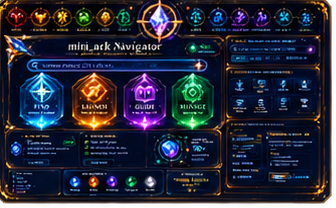
#> input picture rainmeter/MiniARKTenderConsole/@Resources/Images/mini_ark_locked_master_reference.png, 336 x 208 px
$ python -i asset_quality.py   (imports and definitions only)
#> lines starting #> are read from the running program, lines starting #| are printed output that depends on the picture; after the words box and inside, x2 and y2 are one past the last pixel; in counts of white or black regions, pixels touching at a corner belong together
### asset_pipeline/asset_deconstructor.py
from __future__ import annotations

import hashlib
import json
import shutil
from dataclasses import dataclass
from pathlib import Path
from typing import Any

from PIL import Image


@dataclass(frozen=True)
class AssetCell:
    name: str
    group: str
    row: str | None
    column: str | None
    bbox: tuple[int, int, int, int]


def sha256_file(path: Path) -> str:
    digest = hashlib.sha256()
    with path.open("rb") as handle:
        for chunk in iter(lambda: handle.read(1024 * 1024), b""):
            digest.update(chunk)
    return digest.hexdigest()


# [8 lines left out: function load_recipe, not called in this run]


def _cell_name(pattern: str, row: str | None, column: str | None, index: int) -> str:
    return pattern.format(row=row or "", column=column or "", index=index)


# [88 lines left out: functions iter_cells, deconstruct_sheet, not called in this run]

### asset_pipeline/asset_quality.py
from __future__ import annotations

from pathlib import Path
from typing import Any

from PIL import Image

try:
    from .asset_deconstructor import sha256_file
except ImportError:
    from asset_deconstructor import sha256_file


def visible_bbox(image: Image.Image, alpha_threshold: int = 1) -> list[int] | None:
    alpha = image.convert("RGBA").getchannel("A")
    mask = alpha.point(lambda value: 255 if value >= alpha_threshold else 0)
    bbox = mask.getbbox()
    return list(bbox) if bbox else None


def average_hash(image_path: Path, size: int = 16) -> str:
    with Image.open(image_path) as image:
        rgba = image.convert("RGBA")
        bbox = visible_bbox(rgba)
        if bbox:
            rgba = rgba.crop(tuple(bbox))
        background = Image.new("RGBA", rgba.size, (0, 0, 0, 0))
        background.alpha_composite(rgba)
        gray = background.convert("L").resize((size, size), Image.Resampling.LANCZOS)
    pixels = list(gray.getdata())
    average = sum(pixels) / len(pixels)
    bits = "".join("1" if pixel >= average else "0" for pixel in pixels)
    return f"{int(bits, 2):0{size * size // 4}x}"


def hamming_distance(left: str, right: str) -> int:
    return bin(int(left, 16) ^ int(right, 16)).count("1")


def score_asset(image_path: Path, *, alpha_threshold: int = 1) -> dict[str, Any]:
#> called with alpha_threshold = 1
    with Image.open(image_path) as image:
#> image is the input picture: PIL image 336x208 RGBA; mean R, G, B, A 29.2, 32.8, 49.6, 243
        rgba = image.convert("RGBA")
        bbox = visible_bbox(rgba, alpha_threshold=alpha_threshold)
#> in visible_bbox, `alpha = image.convert("RGBA").getchannel("A")`:
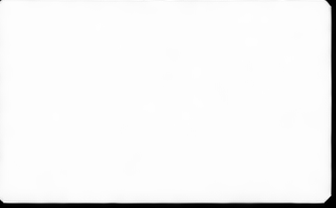
#> alpha: PIL image 336x208 L; min 0, max 255, mean 243
#> in visible_bbox, `mask = alpha.point(lambda value: 255 if value >= alpha_threshold else 0)`:
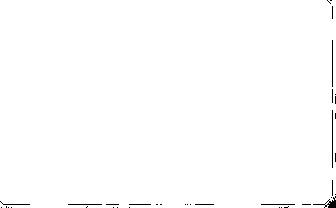
#> mask: PIL image 336x208 L; 99.4% white; black in thin lines or dots
#> in visible_bbox, `bbox = mask.getbbox()`: bbox = (0, 0, 336, 208)
#> bbox = [0, 0, 336, 208]
        width, height = rgba.size
#> width = 336; height = 208
        if bbox is None:
            return {
                "path": str(image_path),
                "width": width,
                "height": height,
                "visible_bbox": None,
                "visible_ratio": 0.0,
                "edge_contact": True,
                "quality_state": "reject",
                "warnings": ["empty_or_fully_transparent"],
                "average_hash": average_hash(image_path),
                "sha256": sha256_file(image_path),
            }

        left, top, right, bottom = bbox
#> left = 0; top = 0; right = 336; bottom = 208
        visible_width = right - left
#> visible_width = 336
        visible_height = bottom - top
#> visible_height = 208
        visible_ratio = (visible_width * visible_height) / max(1, width * height)
#> visible_ratio = 1
        edge_contact = left <= 0 or top <= 0 or right >= width or bottom >= height
#> edge_contact = True
        warnings: list[str] = []
        if edge_contact:
            warnings.append("visible_pixels_touch_canvas_edge")
        if visible_ratio < 0.05:
            warnings.append("very_small_visible_footprint")
        if visible_ratio > 0.96:
            warnings.append("little_or_no_transparent_padding")

        quality_state = "pass"
        if edge_contact or visible_ratio < 0.02:
            quality_state = "review"
        if visible_ratio <= 0:
            quality_state = "reject"

        return {
            "path": str(image_path),
            "width": width,
            "height": height,
            "visible_bbox": bbox,
            "visible_ratio": round(visible_ratio, 4),
            "edge_contact": edge_contact,
            "quality_state": quality_state,
            "warnings": warnings,
            "average_hash": average_hash(image_path),
            "sha256": sha256_file(image_path),
        }
#> in average_hash, `bbox = visible_bbox(rgba)`: bbox = [0, 0, 336, 208]
#> in average_hash, `background = Image.new("RGBA", rgba.size, (0, 0, 0, 0))`: background: PIL image 336x208 RGBA; every value is 0
#> in average_hash, `gray = background.convert("L").resize((size, size), Image.Resampling.L..`:
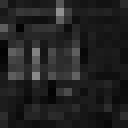
#> gray: PIL image 16x16 L (shown 8 times larger); min 3, max 146, mean 33.8
#> in average_hash, `pixels = list(gray.getdata())`: pixels = 256 values, max 146 at index 23, min 3 at index 50, mean 33.77
#> in average_hash, `average = sum(pixels) / len(pixels)`: average = 33.77


# [53 lines left out: functions _duplicate_groups, score_assets, not called in this run]

#> (the run stopped early here; a loop or call above may not have finished)
